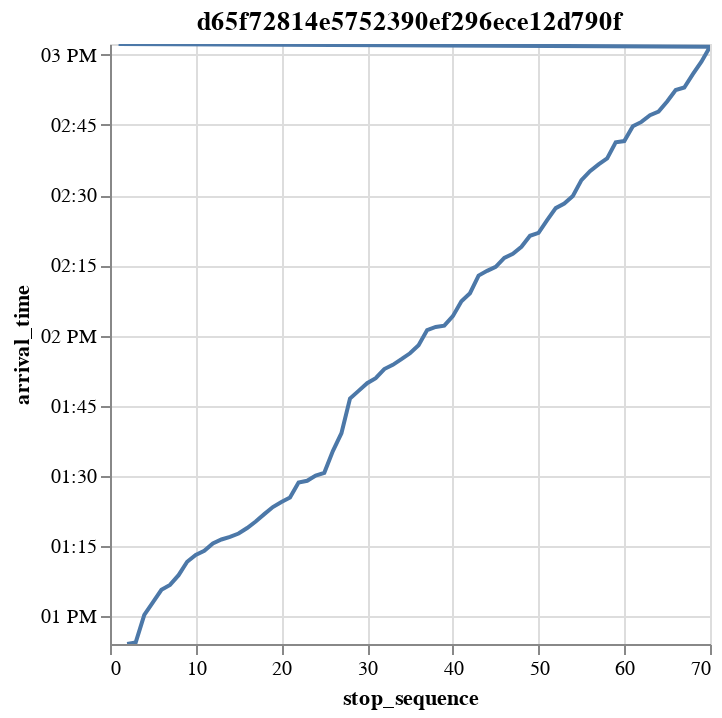
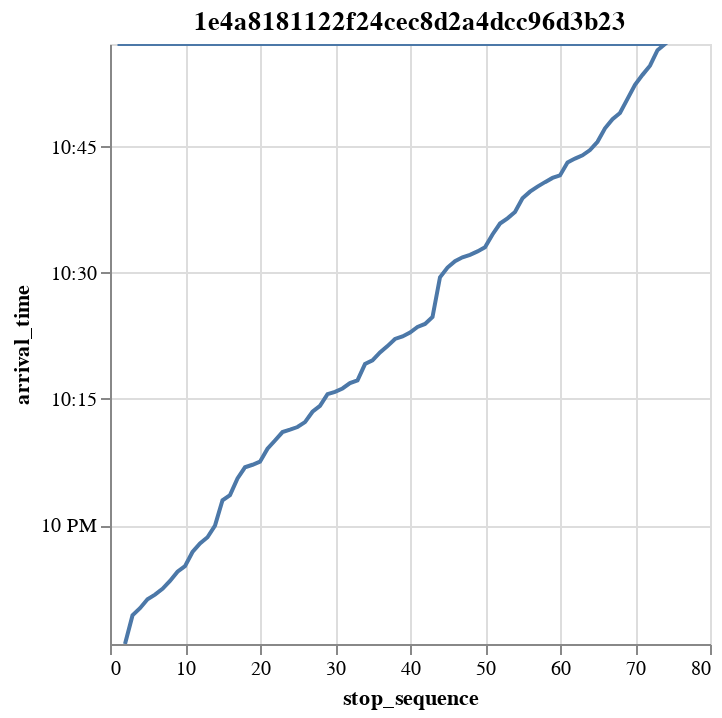
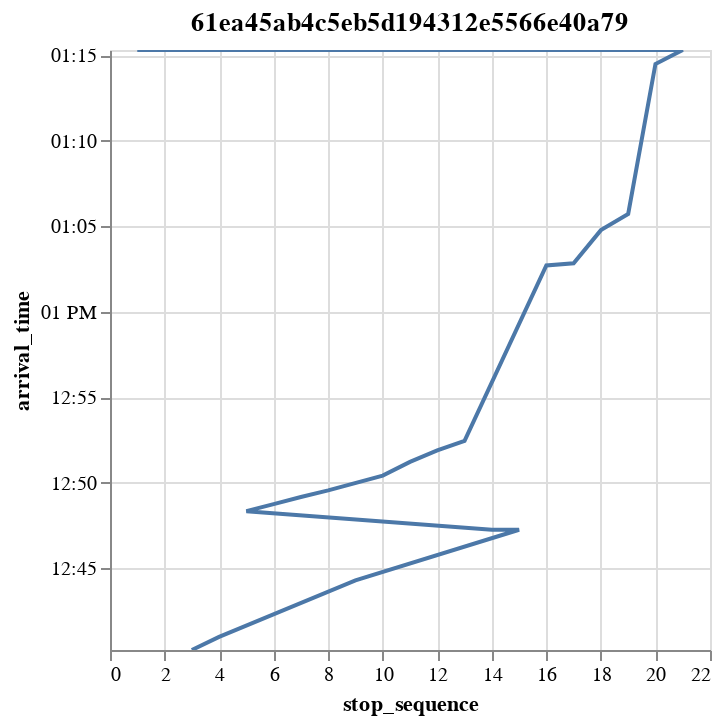
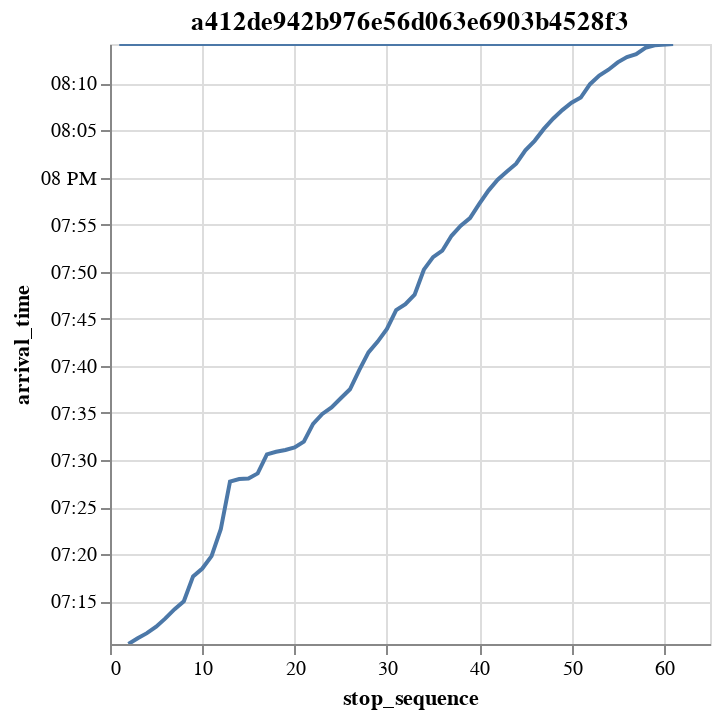

The notebook cell these images were saved under, in order:
### Code cell
for t in fail_trips:
    plot_stop_arrivals(stop_arrivals, t)

### Figure 1 — Vega-Lite specification as saved in the notebook (floating-point values rounded to 4 significant figures)
{"config": {"view": {"continuousWidth": 300, "continuousHeight": 300}}, "data": {"name": "data-8482e7f952180dfb9a5c1a3729007114"}, "mark": {"type": "line"}, "encoding": {"tooltip": [{"field": "stop_sequence", "type": "quantitative"}, {"field": "arrival_time", "type": "temporal"}], "x": {"field": "stop_sequence", "type": "quantitative"}, "y": {"field": "arrival_time", "type": "temporal"}}, "params": [{"name": "param_1", "select": {"type": "interval", "encodings": ["x", "y"]}, "bind": "scales"}], "title": "d65f72814e5752390ef296ece12d790f", "$schema": "https://vega.github.io/schema/vega-lite/v5.14.1.json", "datasets": {"data-8482e7f952180dfb9a5c1a3729007114": [{"trip_instance_key": "d65f72814e5752390ef296ece12d790f", "stop_sequence": 1, "arrival_time": "2023-09-13T15:02:18"}, {"trip_instance_key": "d65f72814e5752390ef296ece12d790f", "stop_sequence": 2, "arrival_time": "2023-09-13T12:54:06"}, {"trip_instance_key": "d65f72814e5752390ef296ece12d790f", "stop_sequence": 3, "arrival_time": "2023-09-13T12:54:26"}, {"trip_instance_key": "d65f72814e5752390ef296ece12d790f", "stop_sequence": 4, "arrival_time": "2023-09-13T13:00:18"}, {"trip_instance_key": "d65f72814e5752390ef296ece12d790f", "stop_sequence": 5, "arrival_time": "2023-09-13T13:03:00"}, {"trip_instance_key": "d65f72814e5752390ef296ece12d790f", "stop_sequence": 6, "arrival_time": "2023-09-13T13:05:41"}, {"trip_instance_key": "d65f72814e5752390ef296ece12d790f", "stop_sequence": 7, "arrival_time": "2023-09-13T13:06:44"}, {"trip_instance_key": "d65f72814e5752390ef296ece12d790f", "stop_sequence": 8, "arrival_time": "2023-09-13T13:08:48"}, {"trip_instance_key": "d65f72814e5752390ef296ece12d790f", "stop_sequence": 9, "arrival_time": "2023-09-13T13:11:40"}, {"trip_instance_key": "d65f72814e5752390ef296ece12d790f", "stop_sequence": 10, "arrival_time": "2023-09-13T13:13:08"}, {"trip_instance_key": "d65f72814e5752390ef296ece12d790f", "stop_sequence": 11, "arrival_time": "2023-09-13T13:14:00"}, {"trip_instance_key": "d65f72814e5752390ef296ece12d790f", "stop_sequence": 12, "arrival_time": "2023-09-13T13:15:35"}, {"trip_instance_key": "d65f72814e5752390ef296ece12d790f", "stop_sequence": 13, "arrival_time": "2023-09-13T13:16:26"}, {"trip_instance_key": "d65f72814e5752390ef296ece12d790f", "stop_sequence": 14, "arrival_time": "2023-09-13T13:16:58"}, {"trip_instance_key": "d65f72814e5752390ef296ece12d790f", "stop_sequence": 15, "arrival_time": "2023-09-13T13:17:42"}, {"trip_instance_key": "d65f72814e5752390ef296ece12d790f", "stop_sequence": 16, "arrival_time": "2023-09-13T13:18:53"}, {"trip_instance_key": "d65f72814e5752390ef296ece12d790f", "stop_sequence": 17, "arrival_time": "2023-09-13T13:20:16"}, {"trip_instance_key": "d65f72814e5752390ef296ece12d790f", "stop_sequence": 18, "arrival_time": "2023-09-13T13:21:51"}, {"trip_instance_key": "d65f72814e5752390ef296ece12d790f", "stop_sequence": 19, "arrival_time": "2023-09-13T13:23:22"}, {"trip_instance_key": "d65f72814e5752390ef296ece12d790f", "stop_sequence": 20, "arrival_time": "2023-09-13T13:24:27"}, {"trip_instance_key": "d65f72814e5752390ef296ece12d790f", "stop_sequence": 21, "arrival_time": "2023-09-13T13:25:23"}, {"trip_instance_key": "d65f72814e5752390ef296ece12d790f", "stop_sequence": 22, "arrival_time": "2023-09-13T13:28:35"}, {"trip_instance_key": "d65f72814e5752390ef296ece12d790f", "stop_sequence": 23, "arrival_time": "2023-09-13T13:28:58"}, {"trip_instance_key": "d65f72814e5752390ef296ece12d790f", "stop_sequence": 24, "arrival_time": "2023-09-13T13:30:06"}, {"trip_instance_key": "d65f72814e5752390ef296ece12d790f", "stop_sequence": 25, "arrival_time": "2023-09-13T13:30:41"}, {"trip_instance_key": "d65f72814e5752390ef296ece12d790f", "stop_sequence": 26, "arrival_time": "2023-09-13T13:35:19"}, {"trip_instance_key": "d65f72814e5752390ef296ece12d790f", "stop_sequence": 27, "arrival_time": "2023-09-13T13:39:08"}, {"trip_instance_key": "d65f72814e5752390ef296ece12d790f", "stop_sequence": 28, "arrival_time": "2023-09-13T13:46:32"}, {"trip_instance_key": "d65f72814e5752390ef296ece12d790f", "stop_sequence": 29, "arrival_time": "2023-09-13T13:48:11"}, {"trip_instance_key": "d65f72814e5752390ef296ece12d790f", "stop_sequence": 30, "arrival_time": "2023-09-13T13:49:50"}, {"trip_instance_key": "d65f72814e5752390ef296ece12d790f", "stop_sequence": 31, "arrival_time": "2023-09-13T13:50:54"}, {"trip_instance_key": "d65f72814e5752390ef296ece12d790f", "stop_sequence": 32, "arrival_time": "2023-09-13T13:52:51"}, {"trip_instance_key": "d65f72814e5752390ef296ece12d790f", "stop_sequence": 33, "arrival_time": "2023-09-13T13:53:45"}, {"trip_instance_key": "d65f72814e5752390ef296ece12d790f", "stop_sequence": 34, "arrival_time": "2023-09-13T13:54:57"}, {"trip_instance_key": "d65f72814e5752390ef296ece12d790f", "stop_sequence": 35, "arrival_time": "2023-09-13T13:56:13"}, {"trip_instance_key": "d65f72814e5752390ef296ece12d790f", "stop_sequence": 36, "arrival_time": "2023-09-13T13:57:56"}, {"trip_instance_key": "d65f72814e5752390ef296ece12d790f", "stop_sequence": 37, "arrival_time": "2023-09-13T14:01:11"}, {"trip_instance_key": "d65f72814e5752390ef296ece12d790f", "stop_sequence": 38, "arrival_time": "2023-09-13T14:01:51"}, {"trip_instance_key": "d65f72814e5752390ef296ece12d790f", "stop_sequence": 39, "arrival_time": "2023-09-13T14:02:07"}, {"trip_instance_key": "d65f72814e5752390ef296ece12d790f", "stop_sequence": 40, "arrival_time": "2023-09-13T14:04:09"}, {"trip_instance_key": "d65f72814e5752390ef296ece12d790f", "stop_sequence": 41, "arrival_time": "2023-09-13T14:07:21"}, {"trip_instance_key": "d65f72814e5752390ef296ece12d790f", "stop_sequence": 42, "arrival_time": "2023-09-13T14:09:03"}, {"trip_instance_key": "d65f72814e5752390ef296ece12d790f", "stop_sequence": 43, "arrival_time": "2023-09-13T14:12:49"}, {"trip_instance_key": "d65f72814e5752390ef296ece12d790f", "stop_sequence": 44, "arrival_time": "2023-09-13T14:13:50"}, {"trip_instance_key": "d65f72814e5752390ef296ece12d790f", "stop_sequence": 45, "arrival_time": "2023-09-13T14:14:42"}, {"trip_instance_key": "d65f72814e5752390ef296ece12d790f", "stop_sequence": 46, "arrival_time": "2023-09-13T14:16:36"}, {"trip_instance_key": "d65f72814e5752390ef296ece12d790f", "stop_sequence": 47, "arrival_time": "2023-09-13T14:17:28"}, {"trip_instance_key": "d65f72814e5752390ef296ece12d790f", "stop_sequence": 48, "arrival_time": "2023-09-13T14:18:58"}, {"trip_instance_key": "d65f72814e5752390ef296ece12d790f", "stop_sequence": 49, "arrival_time": "2023-09-13T14:21:20"}, {"trip_instance_key": "d65f72814e5752390ef296ece12d790f", "stop_sequence": 50, "arrival_time": "2023-09-13T14:21:56"}, {"trip_instance_key": "d65f72814e5752390ef296ece12d790f", "stop_sequence": 51, "arrival_time": "2023-09-13T14:24:39"}, {"trip_instance_key": "d65f72814e5752390ef296ece12d790f", "stop_sequence": 52, "arrival_time": "2023-09-13T14:27:14"}, {"trip_instance_key": "d65f72814e5752390ef296ece12d790f", "stop_sequence": 53, "arrival_time": "2023-09-13T14:28:12"}, {"trip_instance_key": "d65f72814e5752390ef296ece12d790f", "stop_sequence": 54, "arrival_time": "2023-09-13T14:29:49"}, {"trip_instance_key": "d65f72814e5752390ef296ece12d790f", "stop_sequence": 55, "arrival_time": "2023-09-13T14:33:13"}, {"trip_instance_key": "d65f72814e5752390ef296ece12d790f", "stop_sequence": 56, "arrival_time": "2023-09-13T14:35:08"}, {"trip_instance_key": "d65f72814e5752390ef296ece12d790f", "stop_sequence": 57, "arrival_time": "2023-09-13T14:36:35"}, {"trip_instance_key": "d65f72814e5752390ef296ece12d790f", "stop_sequence": 58, "arrival_time": "2023-09-13T14:37:52"}, {"trip_instance_key": "d65f72814e5752390ef296ece12d790f", "stop_sequence": 59, "arrival_time": "2023-09-13T14:41:18"}, {"trip_instance_key": "d65f72814e5752390ef296ece12d790f", "stop_sequence": 60, "arrival_time": "2023-09-13T14:41:34"}, {"trip_instance_key": "d65f72814e5752390ef296ece12d790f", "stop_sequence": 61, "arrival_time": "2023-09-13T14:44:43"}, {"trip_instance_key": "d65f72814e5752390ef296ece12d790f", "stop_sequence": 62, "arrival_time": "2023-09-13T14:45:39"}, {"trip_instance_key": "d65f72814e5752390ef296ece12d790f", "stop_sequence": 63, "arrival_time": "2023-09-13T14:47:05"}, {"trip_instance_key": "d65f72814e5752390ef296ece12d790f", "stop_sequence": 64, "arrival_time": "2023-09-13T14:47:52"}, {"trip_instance_key": "d65f72814e5752390ef296ece12d790f", "stop_sequence": 65, "arrival_time": "2023-09-13T14:50:01"}, {"trip_instance_key": "d65f72814e5752390ef296ece12d790f", "stop_sequence": 66, "arrival_time": "2023-09-13T14:52:27"}, {"trip_instance_key": "d65f72814e5752390ef296ece12d790f", "stop_sequence": 67, "arrival_time": "2023-09-13T14:53:00"}, {"trip_instance_key": "d65f72814e5752390ef296ece12d790f", "stop_sequence": 68, "arrival_time": "2023-09-13T14:55:51"}, {"trip_instance_key": "d65f72814e5752390ef296ece12d790f", "stop_sequence": 69, "arrival_time": "2023-09-13T14:58:32"}, {"trip_instance_key": "d65f72814e5752390ef296ece12d790f", "stop_sequence": 70, "arrival_time": "2023-09-13T15:01:44"}]}}

### Figure 2 — Vega-Lite specification as saved in the notebook (floating-point values rounded to 4 significant figures)
{"config": {"view": {"continuousWidth": 300, "continuousHeight": 300}}, "data": {"name": "data-d02fa010e794d21ebf9bd52d456ebc0c"}, "mark": {"type": "line"}, "encoding": {"tooltip": [{"field": "stop_sequence", "type": "quantitative"}, {"field": "arrival_time", "type": "temporal"}], "x": {"field": "stop_sequence", "type": "quantitative"}, "y": {"field": "arrival_time", "type": "temporal"}}, "params": [{"name": "param_2", "select": {"type": "interval", "encodings": ["x", "y"]}, "bind": "scales"}], "title": "1e4a8181122f24cec8d2a4dcc96d3b23", "$schema": "https://vega.github.io/schema/vega-lite/v5.14.1.json", "datasets": {"data-d02fa010e794d21ebf9bd52d456ebc0c": [{"trip_instance_key": "1e4a8181122f24cec8d2a4dcc96d3b23", "stop_sequence": 1, "arrival_time": "2023-09-13T22:57:11"}, {"trip_instance_key": "1e4a8181122f24cec8d2a4dcc96d3b23", "stop_sequence": 2, "arrival_time": "2023-09-13T21:45:53"}, {"trip_instance_key": "1e4a8181122f24cec8d2a4dcc96d3b23", "stop_sequence": 3, "arrival_time": "2023-09-13T21:49:17"}, {"trip_instance_key": "1e4a8181122f24cec8d2a4dcc96d3b23", "stop_sequence": 4, "arrival_time": "2023-09-13T21:50:08"}, {"trip_instance_key": "1e4a8181122f24cec8d2a4dcc96d3b23", "stop_sequence": 5, "arrival_time": "2023-09-13T21:51:12"}, {"trip_instance_key": "1e4a8181122f24cec8d2a4dcc96d3b23", "stop_sequence": 6, "arrival_time": "2023-09-13T21:51:45"}, {"trip_instance_key": "1e4a8181122f24cec8d2a4dcc96d3b23", "stop_sequence": 7, "arrival_time": "2023-09-13T21:52:26"}, {"trip_instance_key": "1e4a8181122f24cec8d2a4dcc96d3b23", "stop_sequence": 8, "arrival_time": "2023-09-13T21:53:23"}, {"trip_instance_key": "1e4a8181122f24cec8d2a4dcc96d3b23", "stop_sequence": 9, "arrival_time": "2023-09-13T21:54:29"}, {"trip_instance_key": "1e4a8181122f24cec8d2a4dcc96d3b23", "stop_sequence": 10, "arrival_time": "2023-09-13T21:55:08"}, {"trip_instance_key": "1e4a8181122f24cec8d2a4dcc96d3b23", "stop_sequence": 11, "arrival_time": "2023-09-13T21:56:49"}, {"trip_instance_key": "1e4a8181122f24cec8d2a4dcc96d3b23", "stop_sequence": 12, "arrival_time": "2023-09-13T21:57:50"}, {"trip_instance_key": "1e4a8181122f24cec8d2a4dcc96d3b23", "stop_sequence": 13, "arrival_time": "2023-09-13T21:58:34"}, {"trip_instance_key": "1e4a8181122f24cec8d2a4dcc96d3b23", "stop_sequence": 14, "arrival_time": "2023-09-13T21:59:57"}, {"trip_instance_key": "1e4a8181122f24cec8d2a4dcc96d3b23", "stop_sequence": 15, "arrival_time": "2023-09-13T22:02:58"}, {"trip_instance_key": "1e4a8181122f24cec8d2a4dcc96d3b23", "stop_sequence": 16, "arrival_time": "2023-09-13T22:03:35"}, {"trip_instance_key": "1e4a8181122f24cec8d2a4dcc96d3b23", "stop_sequence": 17, "arrival_time": "2023-09-13T22:05:33"}, {"trip_instance_key": "1e4a8181122f24cec8d2a4dcc96d3b23", "stop_sequence": 18, "arrival_time": "2023-09-13T22:06:53"}, {"trip_instance_key": "1e4a8181122f24cec8d2a4dcc96d3b23", "stop_sequence": 19, "arrival_time": "2023-09-13T22:07:11"}, {"trip_instance_key": "1e4a8181122f24cec8d2a4dcc96d3b23", "stop_sequence": 20, "arrival_time": "2023-09-13T22:07:33"}, {"trip_instance_key": "1e4a8181122f24cec8d2a4dcc96d3b23", "stop_sequence": 21, "arrival_time": "2023-09-13T22:09:06"}, {"trip_instance_key": "1e4a8181122f24cec8d2a4dcc96d3b23", "stop_sequence": 22, "arrival_time": "2023-09-13T22:10:04"}, {"trip_instance_key": "1e4a8181122f24cec8d2a4dcc96d3b23", "stop_sequence": 23, "arrival_time": "2023-09-13T22:11:04"}, {"trip_instance_key": "1e4a8181122f24cec8d2a4dcc96d3b23", "stop_sequence": 24, "arrival_time": "2023-09-13T22:11:21"}, {"trip_instance_key": "1e4a8181122f24cec8d2a4dcc96d3b23", "stop_sequence": 25, "arrival_time": "2023-09-13T22:11:40"}, {"trip_instance_key": "1e4a8181122f24cec8d2a4dcc96d3b23", "stop_sequence": 26, "arrival_time": "2023-09-13T22:12:15"}, {"trip_instance_key": "1e4a8181122f24cec8d2a4dcc96d3b23", "stop_sequence": 27, "arrival_time": "2023-09-13T22:13:29"}, {"trip_instance_key": "1e4a8181122f24cec8d2a4dcc96d3b23", "stop_sequence": 28, "arrival_time": "2023-09-13T22:14:11"}, {"trip_instance_key": "1e4a8181122f24cec8d2a4dcc96d3b23", "stop_sequence": 29, "arrival_time": "2023-09-13T22:15:34"}, {"trip_instance_key": "1e4a8181122f24cec8d2a4dcc96d3b23", "stop_sequence": 30, "arrival_time": "2023-09-13T22:15:51"}, {"trip_instance_key": "1e4a8181122f24cec8d2a4dcc96d3b23", "stop_sequence": 31, "arrival_time": "2023-09-13T22:16:15"}, {"trip_instance_key": "1e4a8181122f24cec8d2a4dcc96d3b23", "stop_sequence": 32, "arrival_time": "2023-09-13T22:16:53"}, {"trip_instance_key": "1e4a8181122f24cec8d2a4dcc96d3b23", "stop_sequence": 33, "arrival_time": "2023-09-13T22:17:13"}, {"trip_instance_key": "1e4a8181122f24cec8d2a4dcc96d3b23", "stop_sequence": 34, "arrival_time": "2023-09-13T22:19:09"}, {"trip_instance_key": "1e4a8181122f24cec8d2a4dcc96d3b23", "stop_sequence": 35, "arrival_time": "2023-09-13T22:19:35"}, {"trip_instance_key": "1e4a8181122f24cec8d2a4dcc96d3b23", "stop_sequence": 36, "arrival_time": "2023-09-13T22:20:32"}, {"trip_instance_key": "1e4a8181122f24cec8d2a4dcc96d3b23", "stop_sequence": 37, "arrival_time": "2023-09-13T22:21:17"}, {"trip_instance_key": "1e4a8181122f24cec8d2a4dcc96d3b23", "stop_sequence": 38, "arrival_time": "2023-09-13T22:22:08"}, {"trip_instance_key": "1e4a8181122f24cec8d2a4dcc96d3b23", "stop_sequence": 39, "arrival_time": "2023-09-13T22:22:26"}, {"trip_instance_key": "1e4a8181122f24cec8d2a4dcc96d3b23", "stop_sequence": 40, "arrival_time": "2023-09-13T22:22:54"}, {"trip_instance_key": "1e4a8181122f24cec8d2a4dcc96d3b23", "stop_sequence": 41, "arrival_time": "2023-09-13T22:23:34"}, {"trip_instance_key": "1e4a8181122f24cec8d2a4dcc96d3b23", "stop_sequence": 42, "arrival_time": "2023-09-13T22:23:55"}, {"trip_instance_key": "1e4a8181122f24cec8d2a4dcc96d3b23", "stop_sequence": 43, "arrival_time": "2023-09-13T22:24:44"}, {"trip_instance_key": "1e4a8181122f24cec8d2a4dcc96d3b23", "stop_sequence": 44, "arrival_time": "2023-09-13T22:29:28"}, {"trip_instance_key": "1e4a8181122f24cec8d2a4dcc96d3b23", "stop_sequence": 45, "arrival_time": "2023-09-13T22:30:37"}, {"trip_instance_key": "1e4a8181122f24cec8d2a4dcc96d3b23", "stop_sequence": 46, "arrival_time": "2023-09-13T22:31:23"}, {"trip_instance_key": "1e4a8181122f24cec8d2a4dcc96d3b23", "stop_sequence": 47, "arrival_time": "2023-09-13T22:31:50"}, {"trip_instance_key": "1e4a8181122f24cec8d2a4dcc96d3b23", "stop_sequence": 48, "arrival_time": "2023-09-13T22:32:08"}, {"trip_instance_key": "1e4a8181122f24cec8d2a4dcc96d3b23", "stop_sequence": 49, "arrival_time": "2023-09-13T22:32:32"}, {"trip_instance_key": "1e4a8181122f24cec8d2a4dcc96d3b23", "stop_sequence": 50, "arrival_time": "2023-09-13T22:33:02"}, {"trip_instance_key": "1e4a8181122f24cec8d2a4dcc96d3b23", "stop_sequence": 51, "arrival_time": "2023-09-13T22:34:33"}, {"trip_instance_key": "1e4a8181122f24cec8d2a4dcc96d3b23", "stop_sequence": 52, "arrival_time": "2023-09-13T22:35:51"}, {"trip_instance_key": "1e4a8181122f24cec8d2a4dcc96d3b23", "stop_sequence": 53, "arrival_time": "2023-09-13T22:36:28"}, {"trip_instance_key": "1e4a8181122f24cec8d2a4dcc96d3b23", "stop_sequence": 54, "arrival_time": "2023-09-13T22:37:13"}, {"trip_instance_key": "1e4a8181122f24cec8d2a4dcc96d3b23", "stop_sequence": 55, "arrival_time": "2023-09-13T22:38:51"}, {"trip_instance_key": "1e4a8181122f24cec8d2a4dcc96d3b23", "stop_sequence": 56, "arrival_time": "2023-09-13T22:39:38"}, {"trip_instance_key": "1e4a8181122f24cec8d2a4dcc96d3b23", "stop_sequence": 57, "arrival_time": "2023-09-13T22:40:14"}, {"trip_instance_key": "1e4a8181122f24cec8d2a4dcc96d3b23", "stop_sequence": 58, "arrival_time": "2023-09-13T22:40:46"}, {"trip_instance_key": "1e4a8181122f24cec8d2a4dcc96d3b23", "stop_sequence": 59, "arrival_time": "2023-09-13T22:41:16"}, {"trip_instance_key": "1e4a8181122f24cec8d2a4dcc96d3b23", "stop_sequence": 60, "arrival_time": "2023-09-13T22:41:34"}, {"trip_instance_key": "1e4a8181122f24cec8d2a4dcc96d3b23", "stop_sequence": 61, "arrival_time": "2023-09-13T22:43:06"}, {"trip_instance_key": "1e4a8181122f24cec8d2a4dcc96d3b23", "stop_sequence": 62, "arrival_time": "2023-09-13T22:43:34"}, {"trip_instance_key": "1e4a8181122f24cec8d2a4dcc96d3b23", "stop_sequence": 63, "arrival_time": "2023-09-13T22:43:57"}, {"trip_instance_key": "1e4a8181122f24cec8d2a4dcc96d3b23", "stop_sequence": 64, "arrival_time": "2023-09-13T22:44:35"}, {"trip_instance_key": "1e4a8181122f24cec8d2a4dcc96d3b23", "stop_sequence": 65, "arrival_time": "2023-09-13T22:45:34"}, {"trip_instance_key": "1e4a8181122f24cec8d2a4dcc96d3b23", "stop_sequence": 66, "arrival_time": "2023-09-13T22:47:10"}, {"trip_instance_key": "1e4a8181122f24cec8d2a4dcc96d3b23", "stop_sequence": 67, "arrival_time": "2023-09-13T22:48:15"}, {"trip_instance_key": "1e4a8181122f24cec8d2a4dcc96d3b23", "stop_sequence": 68, "arrival_time": "2023-09-13T22:48:59"}, {"trip_instance_key": "1e4a8181122f24cec8d2a4dcc96d3b23", "stop_sequence": 69, "arrival_time": "2023-09-13T22:50:40"}, {"trip_instance_key": "1e4a8181122f24cec8d2a4dcc96d3b23", "stop_sequence": 70, "arrival_time": "2023-09-13T22:52:20"}, {"trip_instance_key": "1e4a8181122f24cec8d2a4dcc96d3b23", "stop_sequence": 71, "arrival_time": "2023-09-13T22:53:31"}, {"trip_instance_key": "1e4a8181122f24cec8d2a4dcc96d3b23", "stop_sequence": 72, "arrival_time": "2023-09-13T22:54:36"}, {"trip_instance_key": "1e4a8181122f24cec8d2a4dcc96d3b23", "stop_sequence": 73, "arrival_time": "2023-09-13T22:56:27"}, {"trip_instance_key": "1e4a8181122f24cec8d2a4dcc96d3b23", "stop_sequence": 74, "arrival_time": "2023-09-13T22:57:11"}]}}

### Figure 3 — Vega-Lite specification as saved in the notebook (floating-point values rounded to 4 significant figures)
{"config": {"view": {"continuousWidth": 300, "continuousHeight": 300}}, "data": {"name": "data-aef3c0095d64e9f12709410f78870218"}, "mark": {"type": "line"}, "encoding": {"tooltip": [{"field": "stop_sequence", "type": "quantitative"}, {"field": "arrival_time", "type": "temporal"}], "x": {"field": "stop_sequence", "type": "quantitative"}, "y": {"field": "arrival_time", "type": "temporal"}}, "params": [{"name": "param_3", "select": {"type": "interval", "encodings": ["x", "y"]}, "bind": "scales"}], "title": "61ea45ab4c5eb5d194312e5566e40a79", "$schema": "https://vega.github.io/schema/vega-lite/v5.14.1.json", "datasets": {"data-aef3c0095d64e9f12709410f78870218": [{"trip_instance_key": "61ea45ab4c5eb5d194312e5566e40a79", "stop_sequence": 1, "arrival_time": "2023-09-13T13:15:19"}, {"trip_instance_key": "61ea45ab4c5eb5d194312e5566e40a79", "stop_sequence": 2, "arrival_time": "2023-09-13T13:15:19"}, {"trip_instance_key": "61ea45ab4c5eb5d194312e5566e40a79", "stop_sequence": 3, "arrival_time": "2023-09-13T12:40:14"}, {"trip_instance_key": "61ea45ab4c5eb5d194312e5566e40a79", "stop_sequence": 4, "arrival_time": "2023-09-13T12:41:00"}, {"trip_instance_key": "61ea45ab4c5eb5d194312e5566e40a79", "stop_sequence": 5, "arrival_time": "2023-09-13T12:48:21"}, {"trip_instance_key": "61ea45ab4c5eb5d194312e5566e40a79", "stop_sequence": 6, "arrival_time": "2023-09-13T12:48:46"}, {"trip_instance_key": "61ea45ab4c5eb5d194312e5566e40a79", "stop_sequence": 7, "arrival_time": "2023-09-13T12:49:11"}, {"trip_instance_key": "61ea45ab4c5eb5d194312e5566e40a79", "stop_sequence": 8, "arrival_time": "2023-09-13T12:49:34"}, {"trip_instance_key": "61ea45ab4c5eb5d194312e5566e40a79", "stop_sequence": 9, "arrival_time": "2023-09-13T12:44:18"}, {"trip_instance_key": "61ea45ab4c5eb5d194312e5566e40a79", "stop_sequence": 10, "arrival_time": "2023-09-13T12:50:26"}, {"trip_instance_key": "61ea45ab4c5eb5d194312e5566e40a79", "stop_sequence": 11, "arrival_time": "2023-09-13T12:51:14"}, {"trip_instance_key": "61ea45ab4c5eb5d194312e5566e40a79", "stop_sequence": 12, "arrival_time": "2023-09-13T12:51:54"}, {"trip_instance_key": "61ea45ab4c5eb5d194312e5566e40a79", "stop_sequence": 13, "arrival_time": "2023-09-13T12:52:28"}, {"trip_instance_key": "61ea45ab4c5eb5d194312e5566e40a79", "stop_sequence": 14, "arrival_time": "2023-09-13T12:47:16"}, {"trip_instance_key": "61ea45ab4c5eb5d194312e5566e40a79", "stop_sequence": 15, "arrival_time": "2023-09-13T12:47:16"}, {"trip_instance_key": "61ea45ab4c5eb5d194312e5566e40a79", "stop_sequence": 16, "arrival_time": "2023-09-13T13:02:43"}, {"trip_instance_key": "61ea45ab4c5eb5d194312e5566e40a79", "stop_sequence": 17, "arrival_time": "2023-09-13T13:02:51"}, {"trip_instance_key": "61ea45ab4c5eb5d194312e5566e40a79", "stop_sequence": 18, "arrival_time": "2023-09-13T13:04:47"}, {"trip_instance_key": "61ea45ab4c5eb5d194312e5566e40a79", "stop_sequence": 19, "arrival_time": "2023-09-13T13:05:44"}, {"trip_instance_key": "61ea45ab4c5eb5d194312e5566e40a79", "stop_sequence": 20, "arrival_time": "2023-09-13T13:14:30"}, {"trip_instance_key": "61ea45ab4c5eb5d194312e5566e40a79", "stop_sequence": 21, "arrival_time": "2023-09-13T13:15:19"}]}}

### Figure 4 — Vega-Lite specification as saved in the notebook (floating-point values rounded to 4 significant figures)
{"config": {"view": {"continuousWidth": 300, "continuousHeight": 300}}, "data": {"name": "data-3214df5a6520ff498b9f33471e7581b2"}, "mark": {"type": "line"}, "encoding": {"tooltip": [{"field": "stop_sequence", "type": "quantitative"}, {"field": "arrival_time", "type": "temporal"}], "x": {"field": "stop_sequence", "type": "quantitative"}, "y": {"field": "arrival_time", "type": "temporal"}}, "params": [{"name": "param_4", "select": {"type": "interval", "encodings": ["x", "y"]}, "bind": "scales"}], "title": "a412de942b976e56d063e6903b4528f3", "$schema": "https://vega.github.io/schema/vega-lite/v5.14.1.json", "datasets": {"data-3214df5a6520ff498b9f33471e7581b2": [{"trip_instance_key": "a412de942b976e56d063e6903b4528f3", "stop_sequence": 1, "arrival_time": "2023-09-13T20:14:11"}, {"trip_instance_key": "a412de942b976e56d063e6903b4528f3", "stop_sequence": 2, "arrival_time": "2023-09-13T19:10:28"}, {"trip_instance_key": "a412de942b976e56d063e6903b4528f3", "stop_sequence": 3, "arrival_time": "2023-09-13T19:11:05"}, {"trip_instance_key": "a412de942b976e56d063e6903b4528f3", "stop_sequence": 4, "arrival_time": "2023-09-13T19:11:37"}, {"trip_instance_key": "a412de942b976e56d063e6903b4528f3", "stop_sequence": 5, "arrival_time": "2023-09-13T19:12:18"}, {"trip_instance_key": "a412de942b976e56d063e6903b4528f3", "stop_sequence": 6, "arrival_time": "2023-09-13T19:13:11"}, {"trip_instance_key": "a412de942b976e56d063e6903b4528f3", "stop_sequence": 7, "arrival_time": "2023-09-13T19:14:10"}, {"trip_instance_key": "a412de942b976e56d063e6903b4528f3", "stop_sequence": 8, "arrival_time": "2023-09-13T19:15:00"}, {"trip_instance_key": "a412de942b976e56d063e6903b4528f3", "stop_sequence": 9, "arrival_time": "2023-09-13T19:17:39"}, {"trip_instance_key": "a412de942b976e56d063e6903b4528f3", "stop_sequence": 10, "arrival_time": "2023-09-13T19:18:29"}, {"trip_instance_key": "a412de942b976e56d063e6903b4528f3", "stop_sequence": 11, "arrival_time": "2023-09-13T19:19:48"}, {"trip_instance_key": "a412de942b976e56d063e6903b4528f3", "stop_sequence": 12, "arrival_time": "2023-09-13T19:22:39"}, {"trip_instance_key": "a412de942b976e56d063e6903b4528f3", "stop_sequence": 13, "arrival_time": "2023-09-13T19:27:43"}, {"trip_instance_key": "a412de942b976e56d063e6903b4528f3", "stop_sequence": 14, "arrival_time": "2023-09-13T19:27:59"}, {"trip_instance_key": "a412de942b976e56d063e6903b4528f3", "stop_sequence": 15, "arrival_time": "2023-09-13T19:28:03"}, {"trip_instance_key": "a412de942b976e56d063e6903b4528f3", "stop_sequence": 16, "arrival_time": "2023-09-13T19:28:35"}, {"trip_instance_key": "a412de942b976e56d063e6903b4528f3", "stop_sequence": 17, "arrival_time": "2023-09-13T19:30:36"}, {"trip_instance_key": "a412de942b976e56d063e6903b4528f3", "stop_sequence": 18, "arrival_time": "2023-09-13T19:30:53"}, {"trip_instance_key": "a412de942b976e56d063e6903b4528f3", "stop_sequence": 19, "arrival_time": "2023-09-13T19:31:04"}, {"trip_instance_key": "a412de942b976e56d063e6903b4528f3", "stop_sequence": 20, "arrival_time": "2023-09-13T19:31:20"}, {"trip_instance_key": "a412de942b976e56d063e6903b4528f3", "stop_sequence": 21, "arrival_time": "2023-09-13T19:31:57"}, {"trip_instance_key": "a412de942b976e56d063e6903b4528f3", "stop_sequence": 22, "arrival_time": "2023-09-13T19:33:51"}, {"trip_instance_key": "a412de942b976e56d063e6903b4528f3", "stop_sequence": 23, "arrival_time": "2023-09-13T19:34:54"}, {"trip_instance_key": "a412de942b976e56d063e6903b4528f3", "stop_sequence": 24, "arrival_time": "2023-09-13T19:35:35"}, {"trip_instance_key": "a412de942b976e56d063e6903b4528f3", "stop_sequence": 25, "arrival_time": "2023-09-13T19:36:34"}, {"trip_instance_key": "a412de942b976e56d063e6903b4528f3", "stop_sequence": 26, "arrival_time": "2023-09-13T19:37:31"}, {"trip_instance_key": "a412de942b976e56d063e6903b4528f3", "stop_sequence": 27, "arrival_time": "2023-09-13T19:39:33"}, {"trip_instance_key": "a412de942b976e56d063e6903b4528f3", "stop_sequence": 28, "arrival_time": "2023-09-13T19:41:26"}, {"trip_instance_key": "a412de942b976e56d063e6903b4528f3", "stop_sequence": 29, "arrival_time": "2023-09-13T19:42:35"}, {"trip_instance_key": "a412de942b976e56d063e6903b4528f3", "stop_sequence": 30, "arrival_time": "2023-09-13T19:43:56"}, {"trip_instance_key": "a412de942b976e56d063e6903b4528f3", "stop_sequence": 31, "arrival_time": "2023-09-13T19:45:55"}, {"trip_instance_key": "a412de942b976e56d063e6903b4528f3", "stop_sequence": 32, "arrival_time": "2023-09-13T19:46:33"}, {"trip_instance_key": "a412de942b976e56d063e6903b4528f3", "stop_sequence": 33, "arrival_time": "2023-09-13T19:47:34"}, {"trip_instance_key": "a412de942b976e56d063e6903b4528f3", "stop_sequence": 34, "arrival_time": "2023-09-13T19:50:13"}, {"trip_instance_key": "a412de942b976e56d063e6903b4528f3", "stop_sequence": 35, "arrival_time": "2023-09-13T19:51:33"}, {"trip_instance_key": "a412de942b976e56d063e6903b4528f3", "stop_sequence": 36, "arrival_time": "2023-09-13T19:52:14"}, {"trip_instance_key": "a412de942b976e56d063e6903b4528f3", "stop_sequence": 37, "arrival_time": "2023-09-13T19:53:49"}, {"trip_instance_key": "a412de942b976e56d063e6903b4528f3", "stop_sequence": 38, "arrival_time": "2023-09-13T19:54:53"}, {"trip_instance_key": "a412de942b976e56d063e6903b4528f3", "stop_sequence": 39, "arrival_time": "2023-09-13T19:55:42"}, {"trip_instance_key": "a412de942b976e56d063e6903b4528f3", "stop_sequence": 40, "arrival_time": "2023-09-13T19:57:12"}, {"trip_instance_key": "a412de942b976e56d063e6903b4528f3", "stop_sequence": 41, "arrival_time": "2023-09-13T19:58:37"}, {"trip_instance_key": "a412de942b976e56d063e6903b4528f3", "stop_sequence": 42, "arrival_time": "2023-09-13T19:59:46"}, {"trip_instance_key": "a412de942b976e56d063e6903b4528f3", "stop_sequence": 43, "arrival_time": "2023-09-13T20:00:38"}, {"trip_instance_key": "a412de942b976e56d063e6903b4528f3", "stop_sequence": 44, "arrival_time": "2023-09-13T20:01:28"}, {"trip_instance_key": "a412de942b976e56d063e6903b4528f3", "stop_sequence": 45, "arrival_time": "2023-09-13T20:02:54"}, {"trip_instance_key": "a412de942b976e56d063e6903b4528f3", "stop_sequence": 46, "arrival_time": "2023-09-13T20:03:54"}, {"trip_instance_key": "a412de942b976e56d063e6903b4528f3", "stop_sequence": 47, "arrival_time": "2023-09-13T20:05:10"}, {"trip_instance_key": "a412de942b976e56d063e6903b4528f3", "stop_sequence": 48, "arrival_time": "2023-09-13T20:06:15"}, {"trip_instance_key": "a412de942b976e56d063e6903b4528f3", "stop_sequence": 49, "arrival_time": "2023-09-13T20:07:10"}, {"trip_instance_key": "a412de942b976e56d063e6903b4528f3", "stop_sequence": 50, "arrival_time": "2023-09-13T20:07:57"}, {"trip_instance_key": "a412de942b976e56d063e6903b4528f3", "stop_sequence": 51, "arrival_time": "2023-09-13T20:08:30"}, {"trip_instance_key": "a412de942b976e56d063e6903b4528f3", "stop_sequence": 52, "arrival_time": "2023-09-13T20:09:55"}, {"trip_instance_key": "a412de942b976e56d063e6903b4528f3", "stop_sequence": 53, "arrival_time": "2023-09-13T20:10:50"}, {"trip_instance_key": "a412de942b976e56d063e6903b4528f3", "stop_sequence": 54, "arrival_time": "2023-09-13T20:11:27"}, {"trip_instance_key": "a412de942b976e56d063e6903b4528f3", "stop_sequence": 55, "arrival_time": "2023-09-13T20:12:14"}, {"trip_instance_key": "a412de942b976e56d063e6903b4528f3", "stop_sequence": 56, "arrival_time": "2023-09-13T20:12:48"}, {"trip_instance_key": "a412de942b976e56d063e6903b4528f3", "stop_sequence": 57, "arrival_time": "2023-09-13T20:13:06"}, {"trip_instance_key": "a412de942b976e56d063e6903b4528f3", "stop_sequence": 58, "arrival_time": "2023-09-13T20:13:47"}, {"trip_instance_key": "a412de942b976e56d063e6903b4528f3", "stop_sequence": 59, "arrival_time": "2023-09-13T20:14:03"}, {"trip_instance_key": "a412de942b976e56d063e6903b4528f3", "stop_sequence": 60, "arrival_time": "2023-09-13T20:14:11"}, {"trip_instance_key": "a412de942b976e56d063e6903b4528f3", "stop_sequence": 61, "arrival_time": "2023-09-13T20:14:11"}]}}
